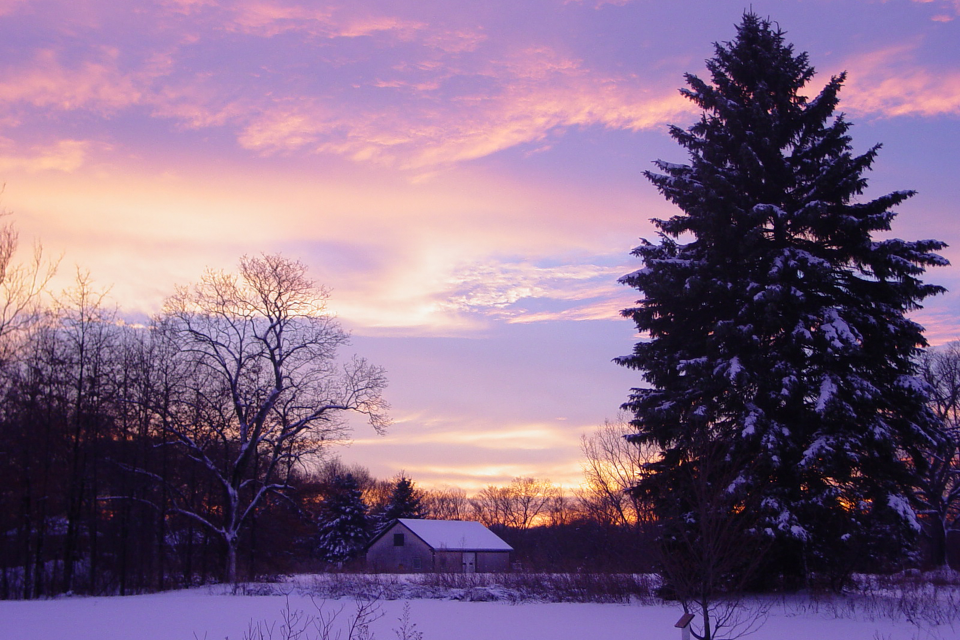
#> input picture assignment2/HW4-2-3_snowfall/winter.jpg, 1920 x 1280 px, found by its file name (shown at 1/2 size)
$ python HW4-2-3_snowfall.py
#> lines starting #> are read from the running program, lines starting #| are printed output that depends on the picture; after the words box and inside, x2 and y2 are one past the last pixel; in counts of white or black regions, pixels touching at a corner belong together
import cv2
import numpy as np
import imageio

image = cv2.imread ("assignment2\HW4-2-3_snowfall\winter.jpg")
#> image is the input picture: shape (1280, 1920, 3); mean B, G, R 134.4, 105.5, 131.6

image= cv2.cvtColor(image, cv2.COLOR_BGR2GRAY)
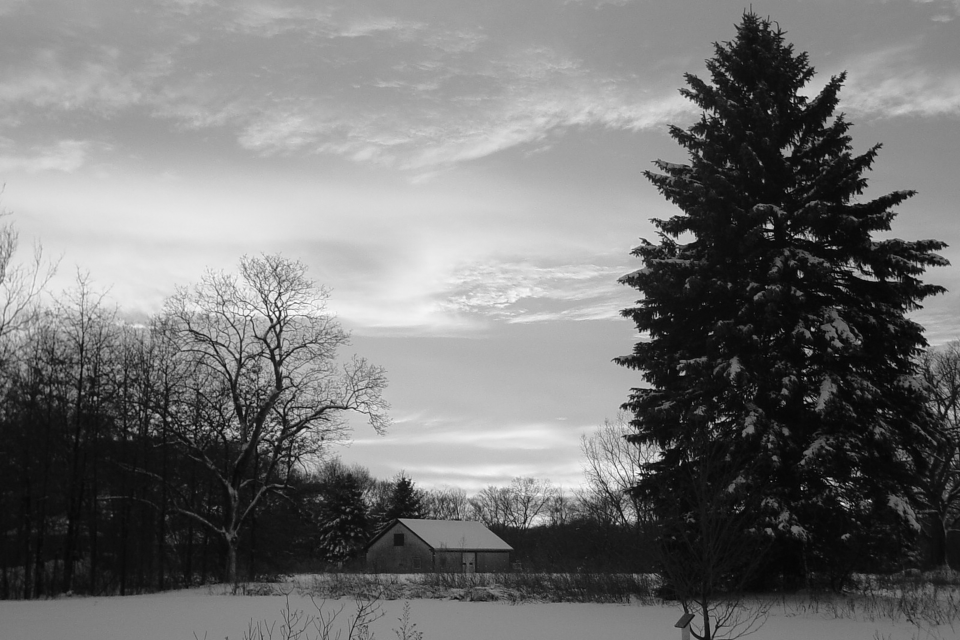
#> image: shape (1280, 1920) (shown at 1/2 size); min 0, max 255, mean 116.6
image=cv2.resize (image , (600 ,400))
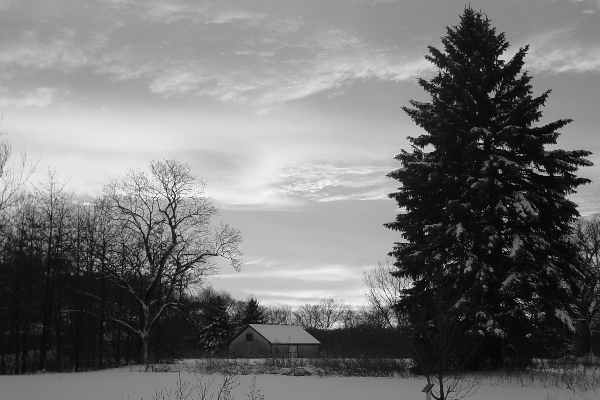
#> image: shape (400, 600); min 2, max 254, mean 116.5
original_image = image


rows , cols = image.shape
#> rows = 400; cols = 600


frames =[]


while True :

    image = cv2.imread ("assignment2\HW4-2-3_snowfall\winter.jpg")

    image= cv2.cvtColor(image, cv2.COLOR_BGR2GRAY)
    image=cv2.resize (image , (600 ,400))

    # image = original_image
    # cv2.imshow ("image" , original_image)


    for _ in range (100):
        snow_row = np.random.randint(0,rows-1)
        snow_col = np.random.randint (0,cols-1)
        snow = cv2.circle ( image ,  (snow_col ,snow_row) , 1, (255 ,255, 255) , -1)
        blended_image = cv2.addWeighted (image , 0.9 , snow , 0.1 , 0)
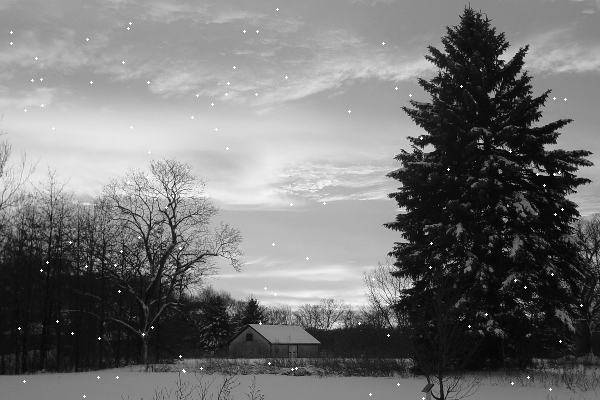
#> image: shape (400, 600); 0.21% of pixels changed, all inside (x1, y1, x2, y2) = (10, 8, 583, 400)


    frame = blended_image.astype(np.uint8)
    frames.append (frame)
    cv2.imshow  ("snowfall" ,blended_image)


    if cv2.waitKey(25) & 0xFF == ord('q'):
#> (key q is pressed here)
        break


cv2.imwrite ("assignment2\HW4-2-3_snowfall\snowfall.jpg",frame)
imageio.mimsave ("assignment2\HW4-2-3_snowfall\snowfall.gif",frames)
